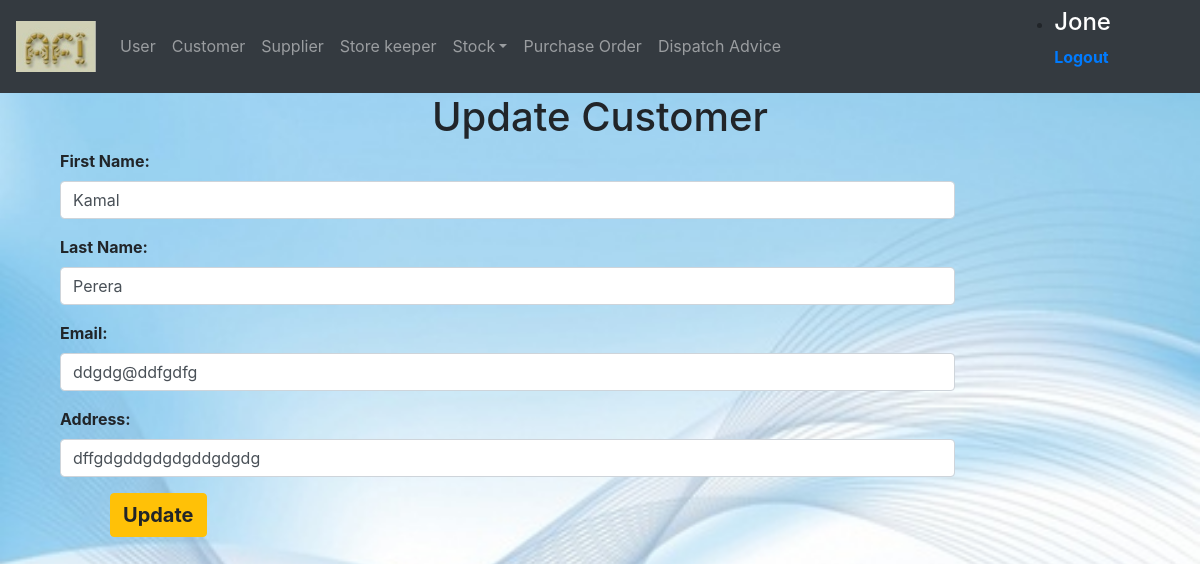
Screenshot of /customers/edit.php?id=1 (signed in) with the database file from the repository.
### tables this page shows
CREATE TABLE `customers` (
  `cusId` varchar(10) NOT NULL,
  `firstname` varchar(100) NOT NULL,
  `lastname` varchar(100) NOT NULL,
  `email` varchar(100) NOT NULL,
  `address` varchar(500) NOT NULL
);

### customers/edit.php (the view, shortened to what this page needs)
<?php
  include '../login/dbconnection.php';
  $id=$_GET["id"];
  if (isset($id)) {
    $sqlQuery = "SELECT * FROM customers WHERE cusId = $id";
    $result =mysqli_query($conn, $sqlQuery);
    $row = mysqli_fetch_array($result,MYSQLI_ASSOC);
  }
?>
<!DOCTYPE html>
<html lang="en">
<head>
  <link rel="stylesheet" href="../css/bootstrap.min.css">
  <link rel="stylesheet" type="text/css" href="../css/customers.css"></script>
</head>
<body>
  <header><?php include '../login/nav.php'?></header>
  <div class="container">
    <h1>Update Customer</h1>
    <div class="col-xl-10 col-lg-10 col-md-10 col-sm-10" id="cover">
      <form action="" method="post">
        <div class="form-group">
          <label for="firstname">First Name:</label>
          <input type="text" class="form-control" placeholder="Enter First Name" name="firstname" value="<?=$row["firstname"]?>">
        </div>
        <div class="form-group">
          <label for="lastname">Last Name:</label>
          <input type="text" class="form-control" placeholder="Enter Last Name" name="lastname" value="<?=$row["lastname"]?>">
        </div>
        <div class="form-group">
          <label for="email">Email:</label>
          <input type="email" class="form-control" placeholder="Enter email" name="email" value="<?=$row["email"]?>">
        </div>
        <div class="form-group">
          <label for="address">Address:</label>
          <input type="text" class="form-control" placeholder="Enter address" name="address" value="<?=$row["address"]?>">
        </div>
        <input type="submit" class="btn btn-warning" id="Butt" name="submit" value="Update"><br><br>
      </form>
    </div>
  </div>
</body>
</html>

### css/customers.css (style rules this page uses)
h1 { text-align: center; font-weight: bold; }
body { background: url(../images/cus_bg.jpg); background-size: cover; background-position: top; }
#cover { align-items: center; position: relative; }
label { font-weight: bold; }
input { margin-left: 50px; }
#Butt { font-size: 20px; font-weight: bold; margin-left: 50px; }

### rows the page displays
customers: firstname "Kamal", lastname "Perera", email "ddgdg@ddfgdfg", address "dffgdgddgdgdgddgdgdg"

### other values shown
$_SESSION['username'] "Jone"
